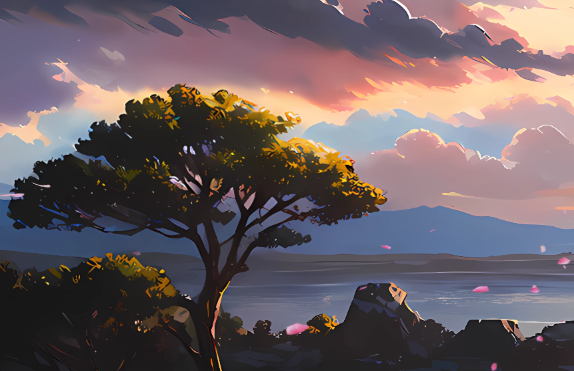
#> input picture lab1/image.png, 574 x 371 px
$ jupyter execute lab1.ipynb
#> lines starting #> are read from the running program, lines starting #| are printed output that depends on the picture; after the words box and inside, x2 and y2 are one past the last pixel; in counts of white or black regions, pixels touching at a corner belong together
### Импорт библиотек и определение функции вывода изображения

[cell 1]
import cv2
import numpy as np
import matplotlib.pyplot as plt

def show_image(image, title="", cmap=None):
    plt.figure(figsize=(6, 6))
    plt.title(title)

    if cmap is None:
        image = cv2.cvtColor(image, cv2.COLOR_BGR2RGB)

    plt.imshow(image, cmap=cmap)
    plt.axis('off')
    plt.show()

### Задание 1. Загрузить цветное изображение

[cell 2]
img = cv2.imread('image.png')
#> img is the input picture: shape (371, 574, 3); mean B, G, R 99.5, 95.2, 108.1

if img is None:
    print("Ошибка: изображение не найдено")
else:
    show_image(img, "1. Исходное цветное изображение")

### Задание 2. Преобразовать изображение в градации серого и вывести минимальное и максимальное значение пикселей.

[cell 3]
img_gray = cv2.cvtColor(img, cv2.COLOR_BGR2GRAY)
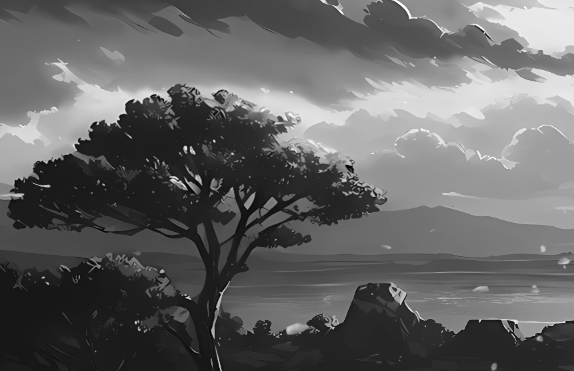
#> img_gray: shape (371, 574); min 3, max 253, mean 99.5

min_val = img_gray.min()
#> min_val = 3
max_val = img_gray.max()
#> max_val = 253

print(f"Минимальное значение пикселя: {min_val}")
#| Минимальное значение пикселя: 3
print(f"Максимальное значение пикселя: {max_val}")
#| Максимальное значение пикселя: 253

show_image(img_gray, "2. Градации серого", cmap='gray')

### Задание 3. Преобразовать изображение в YCrCb и вывести отдельные каналы.

[cell 4]
img_ycrcb = cv2.cvtColor(img, cv2.COLOR_BGR2YCrCb)
#> img_ycrcb: shape (371, 574, 3); mean of channels 0, 1, 2 99.5, 134.1, 128

y, cr, cb = cv2.split(img_ycrcb)
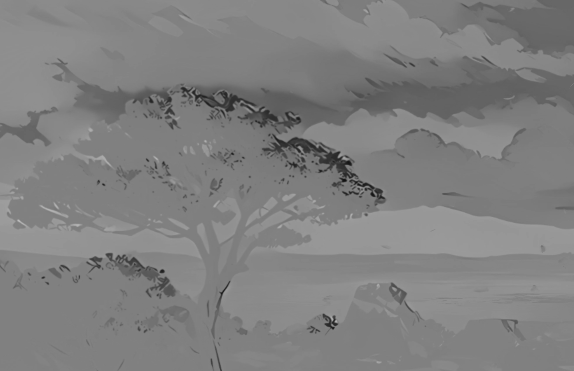
#> cb: shape (371, 574); min 16, max 190, mean 128

fig, axes = plt.subplots(1, 3, figsize=(15, 5))

axes[0].imshow(y, cmap='gray')
axes[0].set_title("Канал Y (Яркость)")
axes[0].axis('off')

axes[1].imshow(cr, cmap='gray')
axes[1].set_title("Канал Cr (Разность красного)")
axes[1].axis('off')

axes[2].imshow(cb, cmap='gray')
axes[2].set_title("Канал Cb (Разность синего)")
axes[2].axis('off')

plt.show()

### Задание 4. Сделать инверсию цвета (отнять каждый канал от 255) и сохранить.

[cell 5]
img_inverted = 255 - img
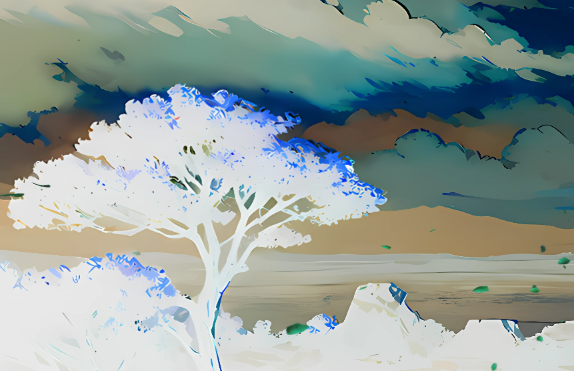
#> img_inverted: shape (371, 574, 3); mean B, G, R 155.5, 159.8, 146.9

output_filename = 'inverted_image.jpg'
cv2.imwrite(output_filename, img_inverted)

print(f"Инвертированное изображение сохранено в папку с блокнотом как '{output_filename}'")
show_image(img_inverted, "4. Инверсия цвета")

### Задание 5. Нарисовать прямоугольник на изображении красного цвета вокруг центральной области.

[cell 6]
img_rect = img.copy()

height, width = img_rect.shape[:2]
#> height = 371; width = 574

center_x, center_y = width // 2, height // 2
#> center_x = 287; center_y = 185

offset_x = 100
offset_y = 50

pt1 = (center_x - offset_x, center_y - offset_y)
#> pt1 = (187, 135)
pt2 = (center_x + offset_x, center_y + offset_y)
#> pt2 = (387, 235)

color = (0, 0, 255)
thickness = 3

cv2.rectangle(img_rect, pt1, pt2, color, thickness)
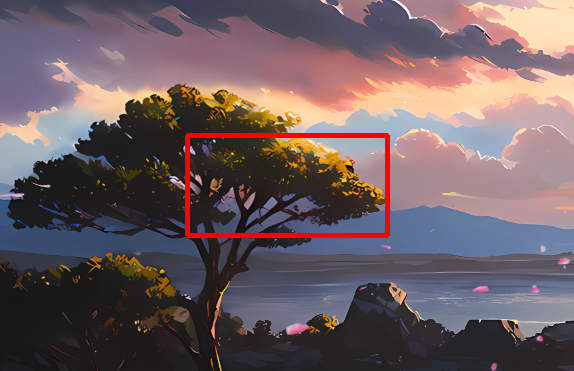
#> img_rect: shape (371, 574, 3); 1.4% of pixels changed, all inside (x1, y1, x2, y2) = (185, 133, 390, 238)

show_image(img_rect, "5. Красный прямоугольник в центре")

### Задание 6. Отразить изображение по горизонтали, по вертикали и по обеим осям сразу

[cell 7]
img_rgb = cv2.cvtColor(img, cv2.COLOR_BGR2RGB)

flipx = cv2.flip(img_rgb, 1)
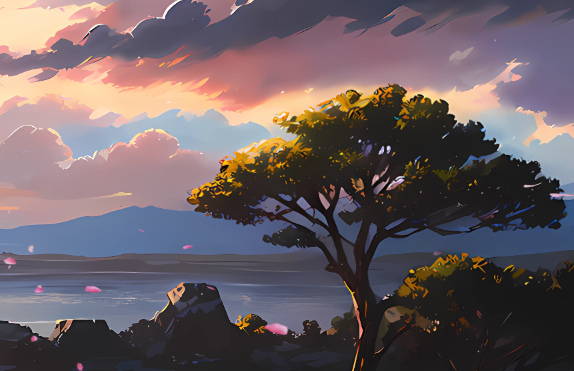
#> flipx: shape (371, 574, 3); mean R, G, B 108.1, 95.2, 99.5
flipy = cv2.flip(img_rgb, 0)
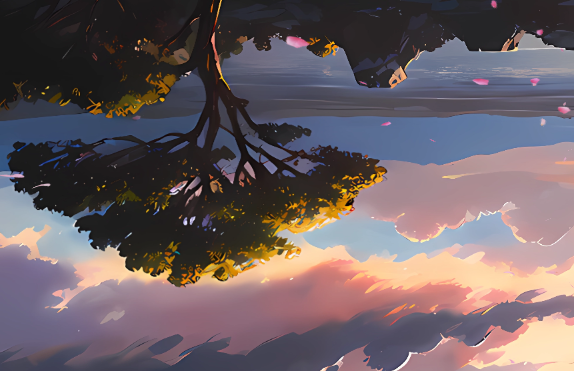
#> flipy: shape (371, 574, 3); mean R, G, B 108.1, 95.2, 99.5
flipxy = cv2.flip(img_rgb, -1)
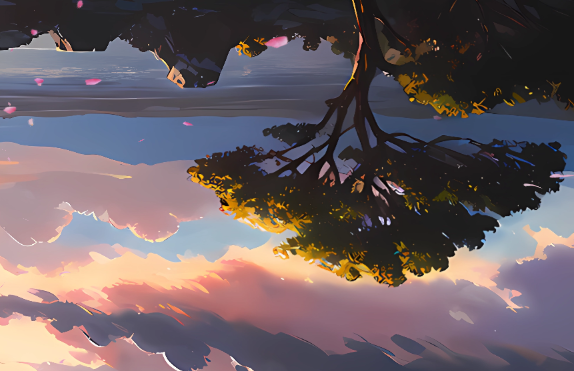
#> flipxy: shape (371, 574, 3); mean R, G, B 108.1, 95.2, 99.5

figflip, axesflip = plt.subplots(1, 3, figsize=(15, 5))

axesflip[0].imshow(flipx)
axesflip[0].set_title("Отражение по горизонтали")
axesflip[0].axis('off')

axesflip[1].imshow(flipy)
axesflip[1].set_title("Отражение по вертикали")
axesflip[1].axis('off')

axesflip[2].imshow(flipxy)
axesflip[2].set_title("Отражение по обеим осям")
axesflip[2].axis('off')

plt.show()

### Задание 7. Обрезать изображение и сохранить

[cell 8]
img_crop = img[0:300, 0:300]
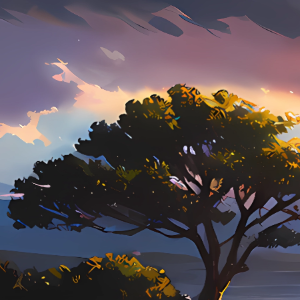
#> img_crop: shape (300, 300, 3); mean B, G, R 84.1, 79.9, 90

output_filename = 'cropped_image.jpg'
cv2.imwrite(output_filename, img_crop)

print(f"Обрезанное изображение сохранено в папку с блокнотом как '{output_filename}'")
show_image(img_crop, "7. Обрезанное изображение")

### Задание 8. Удалить один цветовой канал

[cell 9]
b, g, r = cv2.split(img)
b[:] = 0
#> b: shape (371, 574); every value is 0

img_wob = cv2.merge([b, g, r])
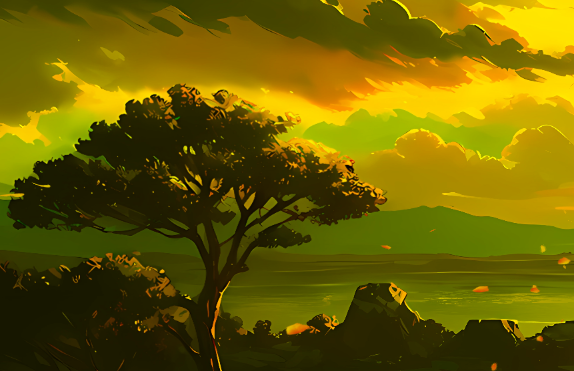
#> img_wob: shape (371, 574, 3); mean B, G, R 0, 95.2, 108.1

show_image(img_wob, "8. Удален синий цветовой канал")

### Задание 9. Добавить текст на изображение

[cell 10]
img_text = cv2.putText(img, "Задание 9", (20, 355), cv2.FONT_HERSHEY_SIMPLEX, 2, (255, 0, 0))

show_image(img_text, "9. Добавлен текст")

### Задание 10. Бинаризовать изображение и сохранить

[cell 11]
img_bin = cv2.threshold(img_gray, 60, 255, cv2.THRESH_BINARY)[1]
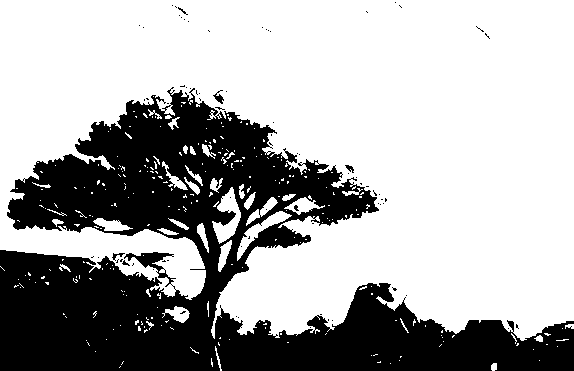
#> img_bin: shape (371, 574); 66.8% white; 76 black regions (70 under 20 px), largest, box (x1, y1, x2, y2) and area: (0, 87, 574, 371) 70343, (213, 90, 224, 104) 63, (112, 253, 125, 261) 37, (345, 165, 354, 173) 36, (178, 7, 188, 15) 20, (122, 260, 130, 266) 20

output_filename = 'binary_image.jpg'
cv2.imwrite(output_filename, img_bin)

print(f"Бинаризованное изображение сохранено в папку с блокнотом как '{output_filename}'")
show_image(img_bin, "10. Бинаризованное изображение")
